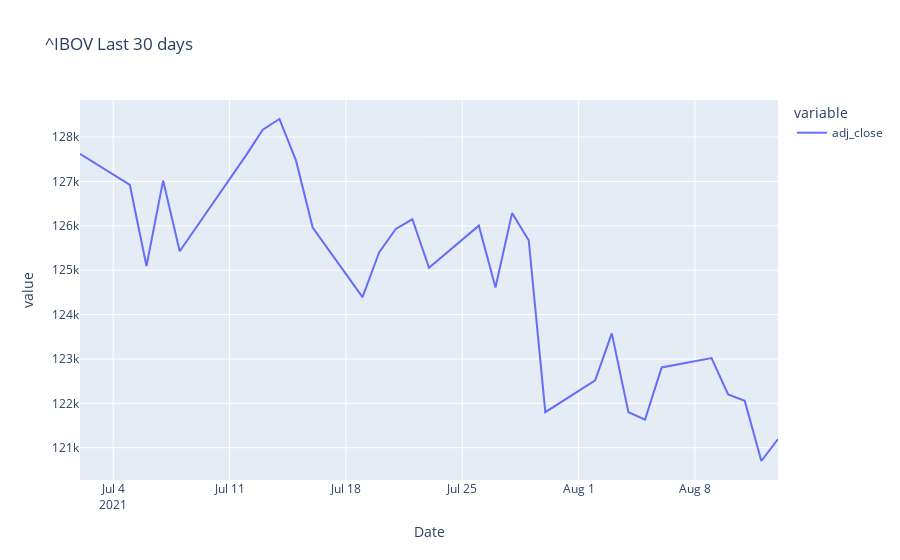

Source (notebook cell):
### Code cell
px.line(data['adj_close'][-30:], title='^IBOV Last 30 days')

### Figure 1 — Plotly figure (JSON) as saved in the notebook; plotly's stock layout.template omitted (floating-point values rounded to 4 significant figures)
{"data": [{"hovertemplate": "variable=adj_close<br>Date=%{x}<br>value=%{y}<extra></extra>", "legendgroup": "adj_close", "line": {"color": "#636efa", "dash": "solid"}, "mode": "lines", "name": "adj_close", "orientation": "v", "showlegend": true, "type": "scatter", "x": ["2021-07-02T00:00:00", "2021-07-05T00:00:00", "2021-07-06T00:00:00", "2021-07-07T00:00:00", "2021-07-08T00:00:00", "2021-07-12T00:00:00", "2021-07-13T00:00:00", "2021-07-14T00:00:00", "2021-07-15T00:00:00", "2021-07-16T00:00:00", "2021-07-19T00:00:00", "2021-07-20T00:00:00", "2021-07-21T00:00:00", "2021-07-22T00:00:00", "2021-07-23T00:00:00", "2021-07-26T00:00:00", "2021-07-27T00:00:00", "2021-07-28T00:00:00", "2021-07-29T00:00:00", "2021-07-30T00:00:00", "2021-08-02T00:00:00", "2021-08-03T00:00:00", "2021-08-04T00:00:00", "2021-08-05T00:00:00", "2021-08-06T00:00:00", "2021-08-09T00:00:00", "2021-08-10T00:00:00", "2021-08-11T00:00:00", "2021-08-12T00:00:00", "2021-08-13T00:00:00"], "xaxis": "x", "y": [127622, 126920, 125095, 127019, 125428, 127594, 128168, 128407, 127468, 125960, 124395, 125401, 125929, 126147, 125053, 126004, 124612, 126286, 125675, 121801, 122516, 123577, 121801, 121633, 122810, 123019, 122202, 122056, 120701, 121194], "yaxis": "y"}], "layout": {"legend": {"title": {"text": "variable"}, "tracegroupgap": 0}, "title": {"text": "^IBOV Last 30 days"}, "xaxis": {"anchor": "y", "domain": [0, 1], "title": {"text": "Date"}}, "yaxis": {"anchor": "x", "domain": [0, 1], "title": {"text": "value"}}}}
